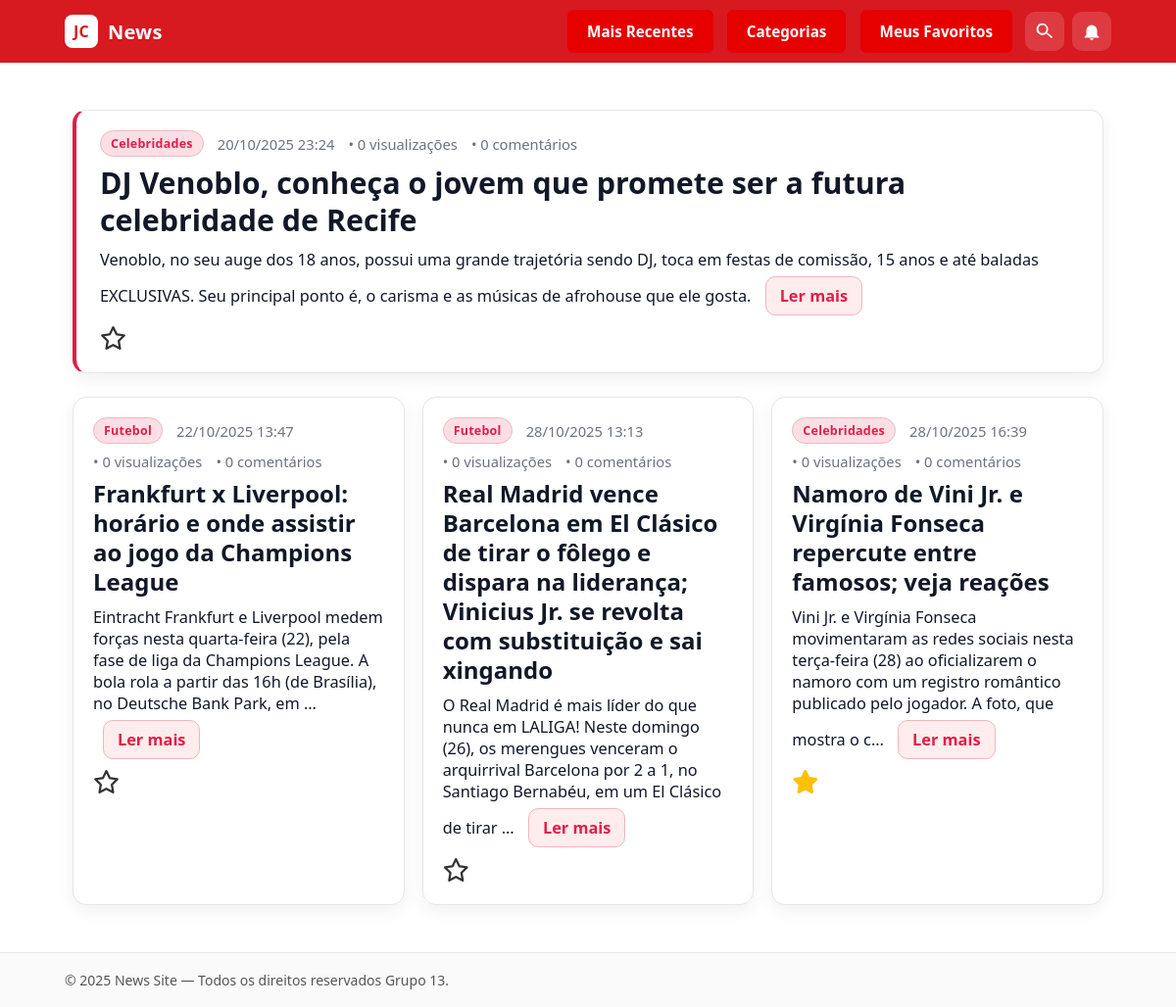
The app's page /search/ (signed in) with its own data.
### app1/models.py (models this page shows, shortened)
class Noticia(models.Model):
	titulo = models.CharField(max_length=255)
	conteudo = models.TextField()
	data_publicacao = models.DateTimeField(auto_now_add=True)
	categoria = models.ForeignKey(Categoria, on_delete=models.SET_NULL, null=True, blank=True, related_name='noticias')
	visualizacoes = models.PositiveIntegerField(default=0)  # Para "mais lidas"
	favoritos = models.ManyToManyField(
        User,
        related_name='noticias_favoritas', # Permite acessar user.noticias_favoritas
        blank=True # Permite que uma notícia não tenha nenhum favorito
	)

class Categoria(models.Model):
	nome = models.CharField(max_length=100, unique=True)

### app1/views.py (the view)
# urls.py: path("search/", SearchView.as_view(), name="search"),
class SearchView(View):
    def get(self, request):
        q = request.GET.get("q", "").strip()
        noticias_encontradas = Noticia.objects.filter(titulo__icontains=q)
        favoritos_ids = []
        if hasattr(request.user, 'noticias_favoritas'):
            favoritos_ids = request.user.noticias_favoritas.values_list('id', flat=True)
        ctx = {
            "form": SubscriptionForm(),
            "query": q,
            "noticias": noticias_encontradas,
            'favoritos_ids': favoritos_ids
        }
        return render(request, "app1/home.html", ctx)

### app1/templates/app1/home.html (shortened to what this page needs)
{% extends 'app1/base.html' %}
{% load static %}
{% block content %}
<link rel="stylesheet" href="{% static 'app1/css/news.css' %}">
<section class="container">
  {% if query %}
    <h1>Resultados para “{{ query }}”</h1>
    {% if results and results|length %}
      <ul>
        {% for r in results %}
          <li>{{ r }}</li>
        {% endfor %}
      </ul>
    {% else %}
      <p>Nenhum resultado encontrado.</p>
    {% endif %}
  {% else %}
    {% if noticias %}
      {% with noticia_principal=noticias.0 %}
        <article class="noticia noticia--principal" id="noticia-{{ noticia_principal.id }}">
          <header class="noticia__cabecalho">
            {% if noticia_principal.categoria %}
              <span class="noticia__categoria">{{ noticia_principal.categoria.nome }}</span>
            {% endif %}
            <time datetime="{{ noticia_principal.data_publicacao|date:'c' }}">
              {{ noticia_principal.data_publicacao|date:"d/m/Y H:i" }}
            </time>
            <span>• {{ noticia_principal.visualizacoes }} visualizações</span>
            <span>• {{ noticia_principal.comentarios.count }} comentários</span>
          </header>
          <h2 class="noticia__titulo">{{ noticia_principal.titulo }}</h2>
          <div class="noticia__conteudo">
            {{ noticia_principal.conteudo|truncatechars:300 }}
            <a class="ler__mais" href="{% url 'app1:detalhe_noticia' noticia_principal.pk %}">Ler mais</a>
          </div>
          <div class="noticia__acoes">
              <form action="{% url 'app1:favoritar_noticia' noticia_principal.pk %}" method="POST" style="display:inline;">
                <button type="submit" class="btn-favorito {% if noticia_principal.id in favoritos_ids %}favoritado{% endif %}" aria-label="Favoritar">
                  {% if noticia_principal.id in favoritos_ids %}
                    <i class="fa-solid fa-star"></i>
                  {% else %}
                    <i class="fa-regular fa-star"></i>
                  {% endif %}
                </button>
              </form>
          </div>
        </article>
      {% endwith %}
      <section class="grid-noticias" aria-label="Mais notícias">
        {% for noticia in noticias|slice:"1:" %}
          <article class="noticia" id="noticia-{{ noticia.id }}">
            <header class="noticia__cabecalho">
              {% if noticia.categoria %}
                <span class="noticia__categoria">{{ noticia.categoria.nome }}</span>
              {% endif %}
              <time datetime="{{ noticia.data_publicacao|date:'c' }}">
                {{ noticia.data_publicacao|date:"d/m/Y H:i" }}
              </time>
              <span>• {{ noticia.visualizacoes }} visualizações</span>
              <span>• {{ noticia.comentarios.count }} comentários</span>
            </header>
            <h3 class="noticia__titulo">{{ noticia.titulo }}</h3>
            <div class="noticia__conteudo">
              {{ noticia.conteudo|truncatechars:180 }}
              <a class="ler__mais" href="{% url 'app1:detalhe_noticia' noticia.pk %}">Ler mais</a>
            </div>
            <div class="noticia__acoes">
              {% if user.is_authenticated %}
                <form action="{% url 'app1:favoritar_noticia' noticia.pk %}" method="POST" style="display:inline;">
                  <button type="submit" class="btn-favorito {% if noticia.id in favoritos_ids %}favoritado{% endif %}" aria-label="Favoritar">
                    {% if noticia.id in favoritos_ids %}
                      <i class="fa-solid fa-star"></i>
                    {% else %}
                      <i class="fa-regular fa-star"></i>
                    {% endif %}
                  </button>
                </form>
              {% endif %}
            </div>
          </article>
        {% endfor %}
      </section>
    {% else %}
      <h1>Bem-vindo ao site do Jc desenvolvido pelo grupo 13</h1>
      <p>Assim que os models de notícia estiverem prontos, listaremos aqui.</p>
    {% endif %}
  {% endif %}
</section>
{% endblock %}

### app1/static/app1/css/style.css (style rules this page uses)
:root { --red:#d71920; --red-dark:#b1151b; --bg:#ffffff; --ink:#1a1a1a; --ink-weak:#555; --border:#e6e6e6; }
* { box-sizing:border-box }
html,body { margin:0;padding:0;background:var(--bg);color:var(--ink);font-family:system-ui,-apple-system,Segoe UI,Roboto,Ubuntu,Cantarell,"Helvetica Neue",Arial,sans-serif }
.container { max-width:1100px;margin:0 auto;padding:0 16px }

### app1/static/app1/css/news.css (style rules this page uses)
:root { --news-bg: #ffffff; --news-surface: #f8fafc; --news-card: #ffffff; --news-text: #111827; --news-text-soft: #6b7280; --news-border: #e5e7eb; --news-primary: #e11d48; --news-primary-strong: #be123c; --news-radius-lg: 14px; --news-radius-md: 10px; --news-shadow: 0 6px 18px rgba(0,0,0,.06); --news-shadow-hover: 0 10px 28px rgba(0,0,0,.12); --news-title-weight: 800; --news-ui-weight: 700; --news-font-size: clamp(.98rem, 1.4vw, 1.02rem); --news-h1-size: clamp(1.35rem, 2.4vw, 1.8rem); --news-h2-size: clamp(1.3rem, 2.6vw, 1.9rem); --news-h3-size: clamp(1.1rem, 2.2vw, 1.5rem); --news-gap-sm: clamp(10px, 1.6vw, 14px); --news-gap-md: clamp(12px, 2vw, 18px); --news-gap-lg: clamp(16px, 2.4vw, 24px); }
section.container { background: var(--news-bg); padding: var(--news-gap-lg); -webkit-font-smoothing: antialiased; -moz-osx-font-smoothing: grayscale; }
.noticia { background: var(--news-card); border: 1px solid var(--news-border); border-radius: var(--news-radius-lg); padding: clamp(14px, 1.8vw, 20px); box-shadow: var(--news-shadow); transition: transform .18s ease, box-shadow .18s ease, border-color .18s ease; }
.noticia--principal { border-left: 4px solid var(--news-primary); padding-left: clamp(16px, 2vw, 24px); margin-bottom: var(--news-gap-lg); }
.noticia__cabecalho { display: flex; flex-wrap: wrap; gap: 8px 14px; align-items: center; color: var(--news-text-soft); font-size: .92rem; margin-bottom: 8px; }
.noticia__cabecalho time { white-space: nowrap; }
.noticia__categoria { background: rgba(225, 29, 72, 0.08); color: var(--news-primary); border: 1px solid rgba(225, 29, 72, 0.25); padding: 4px 10px; border-radius: 999px; font-weight: var(--news-ui-weight); font-size: .78rem; letter-spacing: .02em; }
.noticia__titulo { color: var(--news-text); line-height: 1.25; margin: 6px 0 10px; font-weight: var(--news-title-weight); font-size: var(--news-h3-size); word-wrap: break-word; overflow-wrap: anywhere; }
.noticia--principal .noticia__titulo { font-size: var(--news-h2-size); }
.noticia__conteudo { color: var(--news-text); font-size: var(--news-font-size); }
.ler__mais { display: inline-block; margin-left: 10px; margin-top: 6px; padding: 8px 14px; border-radius: var(--news-radius-md); text-decoration: none; font-weight: var(--news-ui-weight); border: 1px solid var(--news-border); color: var(--news-primary); background: #fff; transition: background-color .18s ease, border-color .18s ease, transform .1s ease, color .18s ease; }
.grid-noticias { display: grid; gap: var(--news-gap-md); margin-top: var(--news-gap-md); }
@media (min-width: 640px) { .grid-noticias { grid-template-columns: repeat(2, minmax(0, 1fr)); } }
@media (min-width: 1024px) { .grid-noticias { grid-template-columns: repeat(3, minmax(0, 1fr)); } }
.noticia__acoes { margin-top: 10px; display: flex; gap: 10px; }
.btn-favorito { background: none; border: none; padding: 0; cursor: pointer; font-size: 1.5rem; transition: transform 0.1s ease; }
.btn-favorito .fa-star { color: #333; transition: color 0.2s ease; }
.btn-favorito.favoritado .fa-star { color: #FFC107; }

### records on screen
Noticia: categoria.nome "Celebridades", data_publicacao "20/10/2025 23:24", visualizacoes "0", comentarios.count "0", titulo "DJ Venoblo, conheça o jovem que promete ser a futura celebridade de Recife", conteudo "Venoblo, no seu auge dos 18 anos, possui uma grande trajetória sendo DJ, toca em festas de comissão, 15 anos e até baladas EXCLUSIVAS. Seu principal ponto é, o carisma e as músicas de afrohouse que ele gosta."
Noticia: categoria.nome "Futebol", data_publicacao "22/10/2025 13:47", visualizacoes "0", comentarios.count "0", titulo "Frankfurt x Liverpool: horário e onde assistir ao jogo da Champions League", conteudo "Eintracht Frankfurt e Liverpool medem forças nesta quarta-feira (22), pela fase de liga da Champions League. A bola rola a partir das 16h (de Brasília), no Deutsche Bank Park, em …"
Noticia: categoria.nome "Futebol", data_publicacao "28/10/2025 13:13", visualizacoes "0", comentarios.count "0", titulo "Real Madrid vence Barcelona em El Clásico de tirar o fôlego e dispara na liderança; Vinicius Jr. se revolta com substituição e sai xingando", conteudo "O Real Madrid é mais líder do que nunca em LALIGA! Neste domingo (26), os merengues venceram o arquirrival Barcelona por 2 a 1, no Santiago Bernabéu, em um El Clásico de tirar …"
Noticia: categoria.nome "Celebridades", data_publicacao "28/10/2025 16:39", visualizacoes "0", comentarios.count "0", titulo "Namoro de Vini Jr. e Virgínia Fonseca repercute entre famosos; veja reações", conteudo "Vini Jr. e Virgínia Fonseca movimentaram as redes sociais nesta terça-feira (28) ao oficializarem o namoro com um registro romântico publicado pelo jogador. A foto, que mostra o c…"
